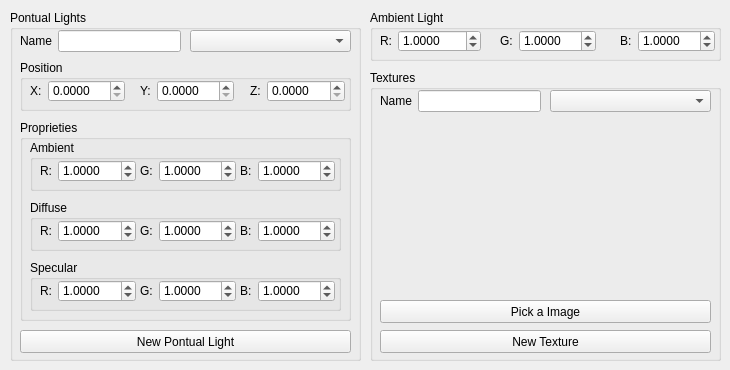
      <widget class="QWidget" name="lightsTexturesTab">
       <attribute name="title">
        <string>Lights &amp;&amp; Textures</string>
       </attribute>
       <widget class="QGroupBox" name="Lights">
        <property name="geometry">
         <rect>
          <x>10</x>
          <y>10</y>
          <width>351</width>
          <height>351</height>
         </rect>
        </property>
        <property name="title">
         <string>Pontual Lights</string>
        </property>
        <widget class="QWidget" name="layoutWidget_31">
         <property name="geometry">
          <rect>
           <x>10</x>
           <y>20</y>
           <width>161</width>
           <height>22</height>
          </rect>
         </property>
         <layout class="QHBoxLayout" name="nameLayout_3">
          <item>
           <widget class="QLabel" name="nameLabel_3">
            <property name="text">
             <string>Name</string>
            </property>
           </widget>
          </item>
          <item>
           <widget class="QLineEdit" name="lightNameInput"/>
          </item>
         </layout>
        </widget>
        <widget class="QComboBox" name="lightsComboBox">
         <property name="geometry">
          <rect>
           <x>180</x>
           <y>20</y>
           <width>161</width>
           <height>22</height>
          </rect>
         </property>
        </widget>
        <widget class="QGroupBox" name="transformationGroup_3">
         <property name="geometry">
          <rect>
           <x>10</x>
           <y>110</y>
           <width>331</width>
           <height>201</height>
          </rect>
         </property>
         <property name="title">
          <string>Proprieties</string>
         </property>
         <widget class="QGroupBox" name="translateGroup_3">
          <property name="geometry">
           <rect>
            <x>10</x>
            <y>20</y>
            <width>311</width>
            <height>51</height>
           </rect>
          </property>
          <property name="title">
           <string>Ambient</string>
          </property>
          <widget class="QWidget" name="layoutWidget_22">
           <property name="geometry">
            <rect>
             <x>10</x>
             <y>20</y>
             <width>96</width>
             <height>22</height>
            </rect>
           </property>
           <layout class="QHBoxLayout" name="horizontalLayout_21">
            <item>
             <widget class="QLabel" name="label_21">
              <property name="text">
               <string>R:</string>
              </property>
             </widget>
            </item>
            <item>
             <widget class="QDoubleSpinBox" name="pontualLightambientRedSpin">
              <property name="decimals">
               <number>4</number>
              </property>
              <property name="maximum">
               <double>9999.000000000000000</double>
              </property>
              <property name="singleStep">
               <double>0.500000000000000</double>
              </property>
              <property name="value">
               <double>1.000000000000000</double>
              </property>
             </widget>
            </item>
           </layout>
          </widget>
          <widget class="QWidget" name="layoutWidget_23">
           <property name="geometry">
            <rect>
             <x>110</x>
             <y>20</y>
             <width>96</width>
             <height>22</height>
            </rect>
           </property>
           <layout class="QHBoxLayout" name="horizontalLayout_22">
            <item>
             <widget class="QLabel" name="label_22">
              <property name="text">
               <string>G:</string>
              </property>
             </widget>
            </item>
            <item>
             <widget class="QDoubleSpinBox" name="pontualLightAmbientGreenSpin">
              <property name="decimals">
               <number>4</number>
              </property>
              <property name="maximum">
               <double>9999.000000000000000</double>
              </property>
              <property name="singleStep">
               <double>0.500000000000000</double>
              </property>
              <property name="value">
               <double>1.000000000000000</double>
              </property>
             </widget>
            </item>
           </layout>
          </widget>
          <widget class="QWidget" name="layoutWidget_24">
           <property name="geometry">
            <rect>
             <x>210</x>
             <y>20</y>
             <width>95</width>
             <height>22</height>
            </rect>
           </property>
           <layout class="QHBoxLayout" name="horizontalLayout_23">
            <item>
             <widget class="QLabel" name="label_23">
              <property name="text">
               <string>B:</string>
              </property>
             </widget>
            </item>
            <item>
             <widget class="QDoubleSpinBox" name="pontualLightAmbientBlueSpin">
              <property name="decimals">
               <number>4</number>
              </property>
              <property name="maximum">
               <double>9999.000000000000000</double>
              </property>
              <property name="singleStep">
               <double>0.500000000000000</double>
              </property>
              <property name="value">
               <double>1.000000000000000</double>
              </property>
             </widget>
            </item>
           </layout>
          </widget>
         </widget>
         <widget class="QGroupBox" name="scaleGroup_3">
          <property name="geometry">
           <rect>
            <x>10</x>
            <y>80</y>
            <width>311</width>
            <height>51</height>
           </rect>
          </property>
          <property name="title">
           <string>Diffuse</string>
          </property>
          <widget class="QWidget" name="layoutWidget_25">
           <property name="geometry">
            <rect>
             <x>10</x>
             <y>20</y>
             <width>96</width>
             <height>22</height>
            </rect>
           </property>
           <layout class="QHBoxLayout" name="horizontalLayout_24">
            <item>
             <widget class="QLabel" name="label_24">
              <property name="text">
               <string>R:</string>
              </property>
             </widget>
            </item>
            <item>
             <widget class="QDoubleSpinBox" name="pontualLightDiffuseRedSpin">
              <property name="decimals">
               <number>4</number>
              </property>
              <property name="maximum">
               <double>9999.000000000000000</double>
              </property>
              <property name="singleStep">
               <double>0.500000000000000</double>
              </property>
              <property name="value">
               <double>1.000000000000000</double>
              </property>
             </widget>
            </item>
           </layout>
          </widget>
          <widget class="QWidget" name="layoutWidget_26">
           <property name="geometry">
            <rect>
             <x>110</x>
             <y>20</y>
             <width>96</width>
             <height>22</height>
            </rect>
           </property>
           <layout class="QHBoxLayout" name="horizontalLayout_25">
            <item>
             <widget class="QLabel" name="label_25">
              <property name="text">
               <string>G:</string>
              </property>
             </widget>
            </item>
            <item>
             <widget class="QDoubleSpinBox" name="pontualLightDiffuseGreenSpin">
              <property name="decimals">
               <number>4</number>
              </property>
              <property name="maximum">
               <double>9999.000000000000000</double>
              </property>
              <property name="singleStep">
               <double>0.500000000000000</double>
              </property>
              <property name="value">
               <double>1.000000000000000</double>
              </property>
             </widget>
            </item>
           </layout>
          </widget>
          <widget class="QWidget" name="layoutWidget_27">
           <property name="geometry">
            <rect>
             <x>210</x>
             <y>20</y>
             <width>95</width>
             <height>22</height>
            </rect>
           </property>
           <layout class="QHBoxLayout" name="horizontalLayout_26">
            <item>
             <widget class="QLabel" name="label_26">
              <property name="text">
               <string>B:</string>
              </property>
             </widget>
            </item>
            <item>
             <widget class="QDoubleSpinBox" name="pontualLightDiffuseBlueSpin">
              <property name="decimals">
               <number>4</number>
              </property>
              <property name="maximum">
               <double>9999.000000000000000</double>
              </property>
              <property name="singleStep">
               <double>0.500000000000000</double>
              </property>
              <property name="value">
               <double>1.000000000000000</double>
              </property>
             </widget>
            </item>
           </layout>
          </widget>
         </widget>
         <widget class="QGroupBox" name="rotateGroup_3">
          <property name="geometry">
           <rect>
            <x>10</x>
            <y>140</y>
            <width>311</width>
            <height>51</height>
           </rect>
          </property>
          <property name="title">
           <string>Specular</string>
          </property>
          <widget class="QWidget" name="layoutWidget_28">
           <property name="geometry">
            <rect>
             <x>10</x>
             <y>20</y>
             <width>96</width>
             <height>22</height>
            </rect>
           </property>
           <layout class="QHBoxLayout" name="xLayout_3">
            <item>
             <widget class="QLabel" name="xLabel_3">
              <property name="text">
               <string>R:</string>
              </property>
             </widget>
            </item>
            <item>
             <widget class="QDoubleSpinBox" name="pontualLightSpecularRedSpin">
              <property name="decimals">
               <number>4</number>
              </property>
              <property name="maximum">
               <double>9999.000000000000000</double>
              </property>
              <property name="singleStep">
               <double>0.500000000000000</double>
              </property>
              <property name="value">
               <double>1.000000000000000</double>
              </property>
             </widget>
            </item>
           </layout>
          </widget>
          <widget class="QWidget" name="layoutWidget_29">
           <property name="geometry">
            <rect>
             <x>110</x>
             <y>20</y>
             <width>96</width>
             <height>22</height>
            </rect>
           </property>
           <layout class="QHBoxLayout" name="yLayout_3">
            <item>
             <widget class="QLabel" name="yLabel_3">
              <property name="text">
               <string>G:</string>
              </property>
             </widget>
            </item>
            <item>
             <widget class="QDoubleSpinBox" name="pontualLightSpecularGreenSpin">
              <property name="decimals">
               <number>4</number>
              </property>
              <property name="maximum">
               <double>9999.000000000000000</double>
              </property>
              <property name="singleStep">
               <double>0.500000000000000</double>
              </property>
              <property name="value">
               <double>1.000000000000000</double>
              </property>
             </widget>
            </item>
           </layout>
          </widget>
          <widget class="QWidget" name="layoutWidget_30">
           <property name="geometry">
            <rect>
             <x>210</x>
             <y>20</y>
             <width>95</width>
             <height>22</height>
            </rect>
           </property>
           <layout class="QHBoxLayout" name="zLayout_3">
            <item>
             <widget class="QLabel" name="zLabel_3">
              <property name="text">
               <string>B:</string>
              </property>
             </widget>
            </item>
            <item>
             <widget class="QDoubleSpinBox" name="pontualLightSpecularBlueSpin">
              <property name="decimals">
               <number>4</number>
              </property>
              <property name="maximum">
               <double>9999.000000000000000</double>
              </property>
              <property name="singleStep">
               <double>0.500000000000000</double>
              </property>
              <property name="value">
               <double>1.000000000000000</double>
              </property>
             </widget>
            </item>
           </layout>
          </widget>
         </widget>
        </widget>
        <widget class="QGroupBox" name="translateGroup_4">
         <property name="geometry">
          <rect>
           <x>10</x>
           <y>50</y>
           <width>331</width>
           <height>51</height>
          </rect>
         </property>
         <property name="title">
          <string>Position</string>
         </property>
         <widget class="QWidget" name="layoutWidget_32">
          <property name="geometry">
           <rect>
            <x>10</x>
            <y>20</y>
            <width>95</width>
            <height>22</height>
           </rect>
          </property>
          <layout class="QHBoxLayout" name="horizontalLayout_27">
           <item>
            <widget class="QLabel" name="label_27">
             <property name="text">
              <string>X:</string>
             </property>
            </widget>
           </item>
           <item>
            <widget class="QDoubleSpinBox" name="lightPositionX">
             <property name="decimals">
              <number>4</number>
             </property>
             <property name="maximum">
              <double>9999.000000000000000</double>
             </property>
             <property name="singleStep">
              <double>0.500000000000000</double>
             </property>
            </widget>
           </item>
          </layout>
         </widget>
         <widget class="QWidget" name="layoutWidget_33">
          <property name="geometry">
           <rect>
            <x>120</x>
            <y>20</y>
            <width>94</width>
            <height>22</height>
           </rect>
          </property>
          <layout class="QHBoxLayout" name="horizontalLayout_28">
           <item>
            <widget class="QLabel" name="label_28">
             <property name="text">
              <string>Y:</string>
             </property>
            </widget>
           </item>
           <item>
            <widget class="QDoubleSpinBox" name="lightPositionY">
             <property name="decimals">
              <number>4</number>
             </property>
             <property name="maximum">
              <double>9999.000000000000000</double>
             </property>
             <property name="singleStep">
              <double>0.500000000000000</double>
             </property>
            </widget>
           </item>
          </layout>
         </widget>
         <widget class="QWidget" name="layoutWidget_34">
          <property name="geometry">
           <rect>
            <x>230</x>
            <y>20</y>
            <width>95</width>
            <height>22</height>
           </rect>
          </property>
          <layout class="QHBoxLayout" name="horizontalLayout_29">
           <item>
            <widget class="QLabel" name="label_29">
             <property name="text">
              <string>Z:</string>
             </property>
            </widget>
           </item>
           <item>
            <widget class="QDoubleSpinBox" name="lightPositionZ">
             <property name="decimals">
              <number>4</number>
             </property>
             <property name="maximum">
              <double>9999.000000000000000</double>
             </property>
             <property name="singleStep">
              <double>0.500000000000000</double>
             </property>
            </widget>
           </item>
          </layout>
         </widget>
        </widget>
        <widget class="QPushButton" name="newPontualLightButton">
         <property name="geometry">
          <rect>
           <x>10</x>
           <y>320</y>
           <width>331</width>
           <height>23</height>
          </rect>
         </property>
         <property name="text">
          <string>New Pontual Light</string>
         </property>
        </widget>
       </widget>
       <widget class="QGroupBox" name="groupBox_2">
        <property name="geometry">
         <rect>
          <x>370</x>
          <y>10</y>
          <width>351</width>
          <height>51</height>
         </rect>
        </property>
        <property name="title">
         <string>Ambient Light</string>
        </property>
        <widget class="QWidget" name="layoutWidget_19">
         <property name="geometry">
          <rect>
           <x>130</x>
           <y>20</y>
           <width>96</width>
           <height>22</height>
          </rect>
         </property>
         <layout class="QHBoxLayout" name="horizontalLayout_18">
          <item>
           <widget class="QLabel" name="label_18">
            <property name="text">
             <string>G:</string>
            </property>
           </widget>
          </item>
          <item>
           <widget class="QDoubleSpinBox" name="ambientLightGreenSpin">
            <property name="decimals">
             <number>4</number>
            </property>
            <property name="maximum">
             <double>9999.000000000000000</double>
            </property>
            <property name="singleStep">
             <double>0.500000000000000</double>
            </property>
            <property name="value">
             <double>1.000000000000000</double>
            </property>
           </widget>
          </item>
         </layout>
        </widget>
        <widget class="QWidget" name="layoutWidget_20">
         <property name="geometry">
          <rect>
           <x>10</x>
           <y>20</y>
           <width>101</width>
           <height>22</height>
          </rect>
         </property>
         <layout class="QHBoxLayout" name="horizontalLayout_19">
          <item>
           <widget class="QLabel" name="label_19">
            <property name="text">
             <string>R:</string>
            </property>
           </widget>
          </item>
          <item>
           <widget class="QDoubleSpinBox" name="ambientLightRedSpin">
            <property name="decimals">
             <number>4</number>
            </property>
            <property name="maximum">
             <double>9999.000000000000000</double>
            </property>
            <property name="singleStep">
             <double>0.500000000000000</double>
            </property>
            <property name="value">
             <double>1.000000000000000</double>
            </property>
           </widget>
          </item>
         </layout>
        </widget>
        <widget class="QWidget" name="layoutWidget_21">
         <property name="geometry">
          <rect>
           <x>250</x>
           <y>20</y>
           <width>95</width>
           <height>22</height>
          </rect>
         </property>
         <layout class="QHBoxLayout" name="horizontalLayout_20">
          <item>
           <widget class="QLabel" name="label_20">
            <property name="text">
             <string>B:</string>
            </property>
           </widget>
          </item>
          <item>
           <widget class="QDoubleSpinBox" name="ambientLightBlueSpin">
            <property name="decimals">
             <number>4</number>
            </property>
            <property name="maximum">
             <double>9999.000000000000000</double>
            </property>
            <property name="singleStep">
             <double>0.500000000000000</double>
            </property>
            <property name="value">
             <double>1.000000000000000</double>
            </property>
           </widget>
          </item>
         </layout>
        </widget>
       </widget>
       <widget class="QGroupBox" name="groupBox">
        <property name="geometry">
         <rect>
          <x>370</x>
          <y>70</y>
          <width>351</width>
          <height>291</height>
         </rect>
        </property>
        <property name="title">
         <string>Textures</string>
        </property>
        <widget class="QPushButton" name="newTextureButton">
         <property name="geometry">
          <rect>
           <x>10</x>
           <y>260</y>
           <width>331</width>
           <height>23</height>
          </rect>
         </property>
         <property name="text">
          <string>New Texture</string>
         </property>
        </widget>
        <widget class="QPushButton" name="pickImageButton">
         <property name="geometry">
          <rect>
           <x>10</x>
           <y>230</y>
           <width>331</width>
           <height>23</height>
          </rect>
         </property>
         <property name="text">
          <string>Pick a Image</string>
         </property>
        </widget>
        <widget class="QWidget" name="layoutWidget_35">
         <property name="geometry">
          <rect>
           <x>10</x>
           <y>20</y>
           <width>161</width>
           <height>22</height>
          </rect>
         </property>
         <layout class="QHBoxLayout" name="nameLayout_4">
          <item>
           <widget class="QLabel" name="nameLabel_4">
            <property name="text">
             <string>Name</string>
            </property>
           </widget>
          </item>
          <item>
           <widget class="QLineEdit" name="textureNameInput"/>
          </item>
         </layout>
        </widget>
        <widget class="QComboBox" name="texturesComboBox">
         <property name="geometry">
          <rect>
           <x>180</x>
           <y>20</y>
           <width>161</width>
           <height>22</height>
          </rect>
         </property>
        </widget>
        <widget class="QLabel" name="textureViewLabel">
         <property name="geometry">
          <rect>
           <x>10</x>
           <y>50</y>
           <width>331</width>
           <height>171</height>
          </rect>
         </property>
         <property name="text">
          <string/>
         </property>
        </widget>
       </widget>
      </widget>
